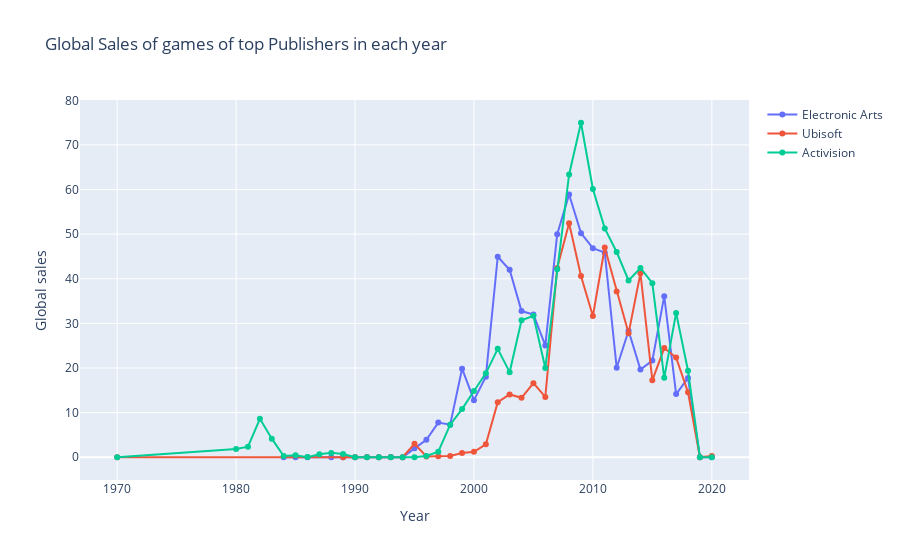

Notebook code cell kept with this figure:
### Markdown cell above
# Sales of games of top Publishers in each year

### Code cell
ea_df=ds[ds['Publisher']=='Electronic Arts'][['Global_Sales','Year']].groupby('Year')['Global_Sales'].sum().sort_index()
ubisoft_df=ds[ds['Publisher']=='Ubisoft'][['Global_Sales','Year']].groupby('Year')['Global_Sales'].sum().sort_index()
activision_df=ds[ds['Publisher']=='Activision'][['Global_Sales','Year']].groupby('Year')['Global_Sales'].sum().sort_index()


trace1=go.Scatter(x=ea_df.index,
                  y=ea_df.values,
                  mode='lines+markers',
                 name='Electronic Arts')
trace2=go.Scatter(x=ubisoft_df.index,
                  y=ubisoft_df.values,
                  mode='lines+markers',
                 name='Ubisoft')
trace3=go.Scatter(x=activision_df.index,
                  y=activision_df.values,
                  mode='lines+markers',
                 name='Activision')


layout=go.Layout(title='Global Sales of games of top Publishers in each year',
                xaxis=dict(title='Year'),
                yaxis=dict(title='Global sales'))

fig=go.Figure(data=[trace1,trace2,trace3],layout=layout)
iplot(fig)

### Figure 1 — Plotly figure (JSON) as saved in the notebook; plotly's stock layout.template omitted (floating-point values rounded to 4 significant figures)
{"data": [{"mode": "lines+markers", "name": "Electronic Arts", "type": "scatter", "x": [1984, 1985, 1986, 1988, 1989, 1990, 1991, 1992, 1993, 1994, 1995, 1996, 1997, 1998, 1999, 2000, 2001, 2002, 2003, 2004, 2005, 2006, 2007, 2008, 2009, 2010, 2011, 2012, 2013, 2014, 2015, 2016, 2017, 2018, 2019, 2020], "y": [0, 0, 0, 0, 0, 0, 0.07, 0, 0.06, 0, 2, 3.92, 7.77, 7.3, 19.85, 12.8, 18.05, 44.94, 42.03, 32.76, 31.97, 25.07, 49.97, 58.88, 50.23, 46.85, 45.85, 20.07, 28.35, 19.67, 21.66, 36.1, 14.16, 17.74, 0, 0]}, {"mode": "lines+markers", "name": "Ubisoft", "type": "scatter", "x": [1970, 1989, 1990, 1991, 1992, 1993, 1994, 1995, 1996, 1997, 1998, 1999, 2000, 2001, 2002, 2003, 2004, 2005, 2006, 2007, 2008, 2009, 2010, 2011, 2012, 2013, 2014, 2015, 2016, 2017, 2018, 2019, 2020], "y": [0, 0, 0, 0, 0, 0, 0, 3.03, 0.16, 0.25, 0.3, 0.96, 1.22, 2.9, 12.33, 14.08, 13.32, 16.61, 13.53, 42.44, 52.44, 40.63, 31.65, 47.02, 37.15, 27.77, 41.24, 17.23, 24.48, 22.36, 14.55, 0, 0.29]}, {"mode": "lines+markers", "name": "Activision", "type": "scatter", "x": [1970, 1980, 1981, 1982, 1983, 1984, 1985, 1986, 1987, 1988, 1989, 1990, 1991, 1992, 1993, 1994, 1995, 1996, 1997, 1998, 1999, 2000, 2001, 2002, 2003, 2004, 2005, 2006, 2007, 2008, 2009, 2010, 2011, 2012, 2013, 2014, 2015, 2016, 2017, 2018, 2019, 2020], "y": [0, 1.87, 2.37, 8.61, 4.17, 0.27, 0.45, 0.03, 0.65, 0.98, 0.71, 0, 0, 0, 0, 0, 0, 0.27, 1.25, 7.3, 10.8, 14.85, 18.8, 24.3, 19.07, 30.71, 31.72, 19.99, 42.11, 63.38, 74.97, 60.11, 51.29, 46, 39.64, 42.42, 39.01, 17.8, 32.35, 19.39, 0, 0.01]}], "layout": {"title": {"text": "Global Sales of games of top Publishers in each year"}, "xaxis": {"title": {"text": "Year"}}, "yaxis": {"title": {"text": "Global sales"}}}}
